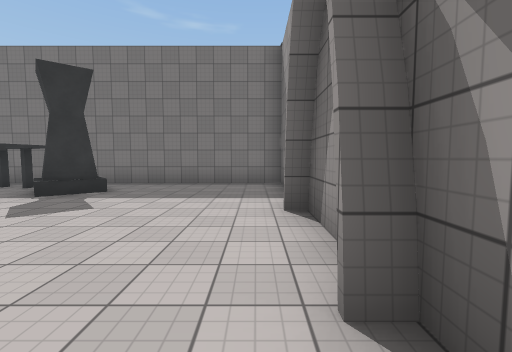
View 1 (above)

16 first-person views from a walk through a 3-D level made in the Unity game engine. The camera is 1.5 m above the floor, tilts 4° down and sees 90° across. The floor is counted in squares, 2 m on a side. Each view is taken from the middle of a square. On the plan, view 1 faces up. The plan holds only what a view shows up to about 9 squares ahead; the rest is blank. The place goes on beyond the plan. Surface patterns are stand-ins for the level's own textures.

View 2
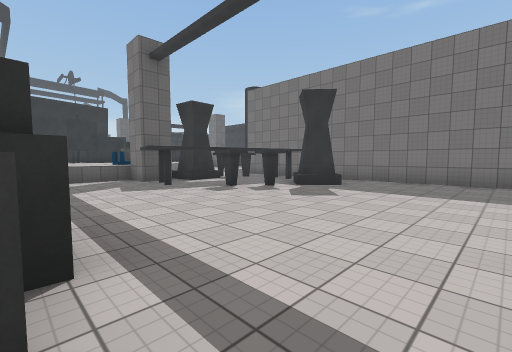

View 3
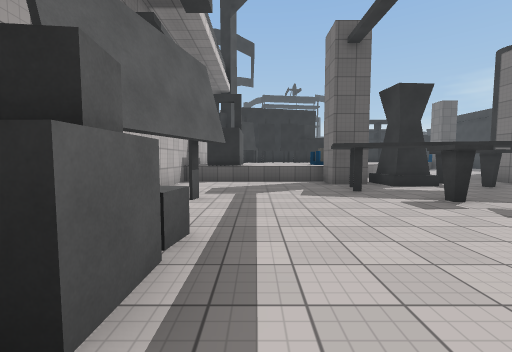

View 4
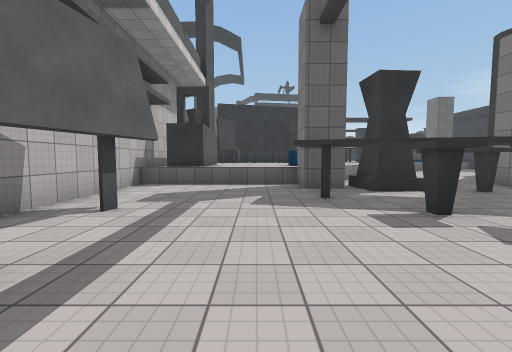

View 5
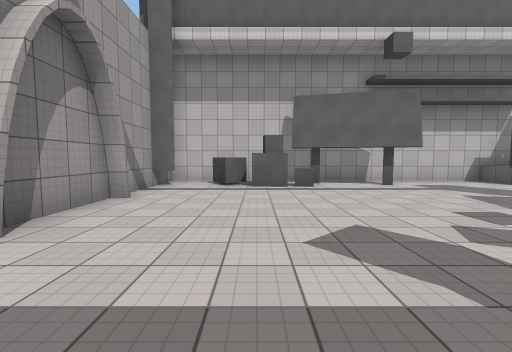

View 6
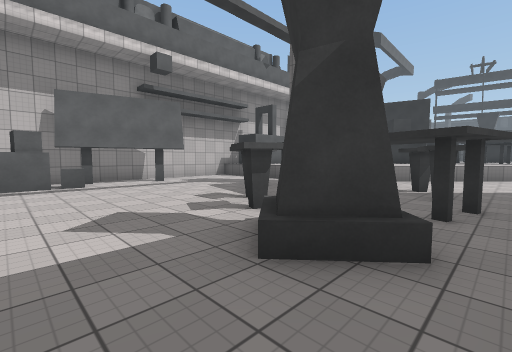

View 7
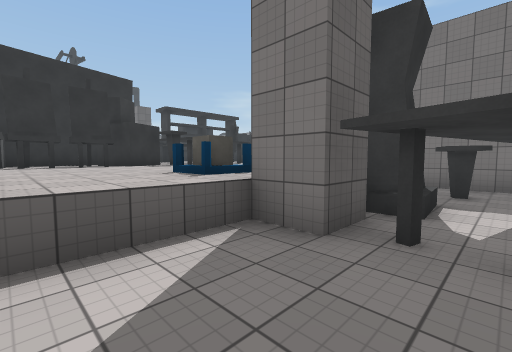

View 8
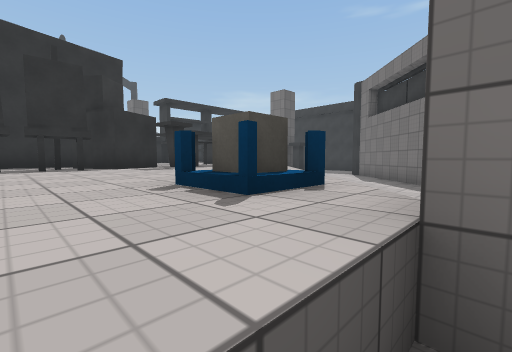

View 9
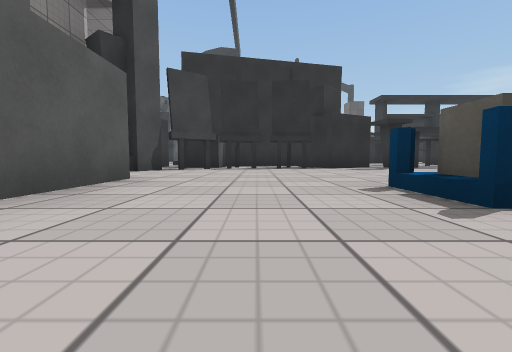

View 10
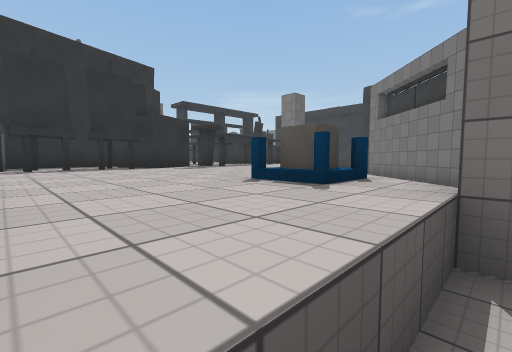

View 11
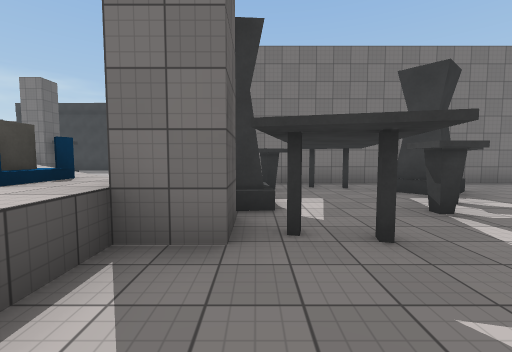

View 12
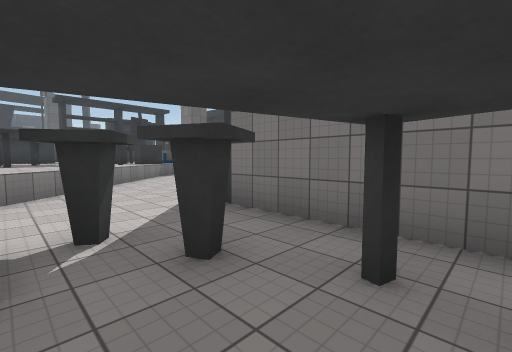

View 13
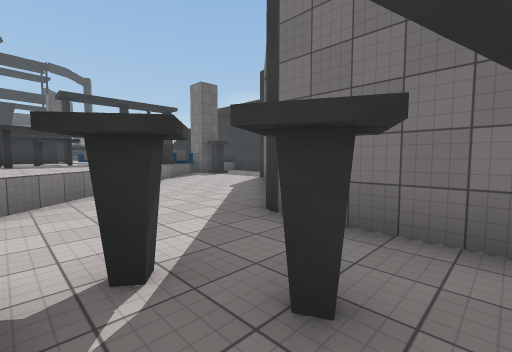

View 14
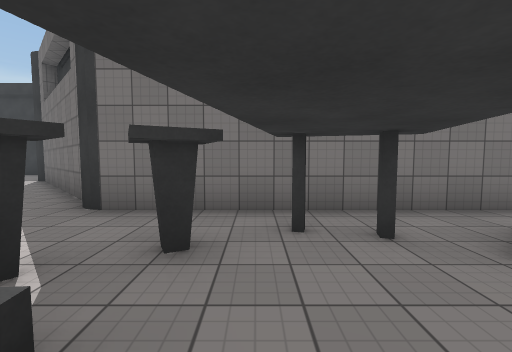

View 15
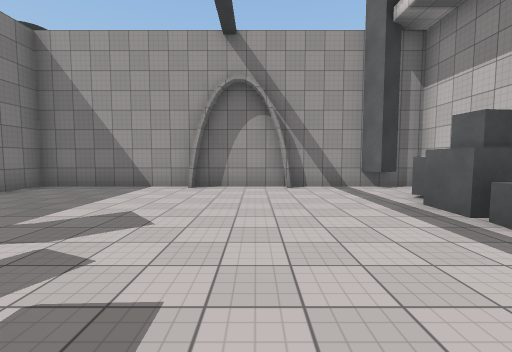

View 16
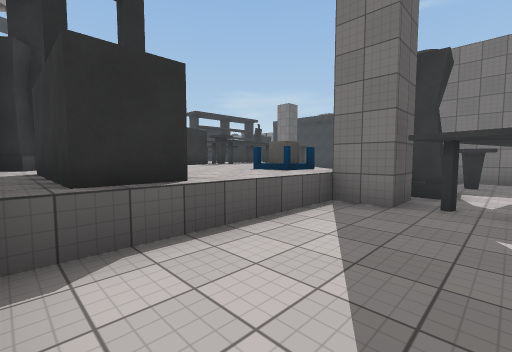

### Floor plan
Key: @ floor where view 1 was taken; # wall or solid block; . floor; ^ raised ledge.
Columns run from 19 left of view 1 to 1 right of it. Each row starts with its distance up from view 1.
 13      ##
 12      .##
 11       .##
 10      ...##
  9    ^.....##
  8     ^.....###########
  7  ^ ^^^..............#
  6 ^^^^^^^....#..##....#
  5 ^^^^^^^^..##...#....#
  4    ^^^^^^.##..#.....#
  3  ^ ^^^^^^^##........#
  2  ^^^^^^^^^..#.......#
  1  ^^^^^^^^^..........#
  0   ^^^^^^^^.........@#
 -1    ^^^^^^#...#..###.#
 -2  ^^^ #^^^^.....####.#
 -3           ######  ###

Positions as (right, up) in squares from view 1, and headings:
1: (0, 0), facing up
2: (0, -1), facing up-left
3: (-1, 0), facing left
4: (-2, 1), facing left
5: (-2, 6), facing down
6: (-2, 7), facing down-left
7: (-7, 0), facing up-left
8: (-9, 1), facing up-left
9: (-9, 1), facing left
10: (-9, 0), facing up-left
11: (-8, 0), facing up
12: (-6, 5), facing up-left
13: (-7, 5), facing up-left
14: (-7, 4), facing up
15: (-6, 2), facing right
16: (-7, -2), facing up-left
